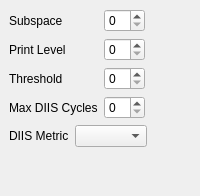
       <widget class="QWidget" name="AdvancedDIIS" >
        <layout class="QVBoxLayout" >
         <property name="margin" >
          <number>9</number>
         </property>
         <property name="spacing" >
          <number>6</number>
         </property>
         <item>
          <layout class="QGridLayout" >
           <property name="margin" >
            <number>0</number>
           </property>
           <property name="spacing" >
            <number>6</number>
           </property>
           <item row="2" column="1" >
            <widget class="QSpinBox" name="diis_switch_thresh" />
           </item>
           <item row="1" column="1" >
            <widget class="QSpinBox" name="diis_print" />
           </item>
           <item row="1" column="0" >
            <widget class="QLabel" name="label_35" >
             <property name="text" >
              <string>Print Level</string>
             </property>
            </widget>
           </item>
           <item row="2" column="0" >
            <widget class="QLabel" name="label_36" >
             <property name="text" >
              <string>Threshold</string>
             </property>
            </widget>
           </item>
           <item row="3" column="1" >
            <widget class="QSpinBox" name="diis_max_cycles" />
           </item>
           <item row="0" column="0" >
            <widget class="QLabel" name="label_34" >
             <property name="text" >
              <string>Subspace</string>
             </property>
            </widget>
           </item>
           <item row="3" column="0" >
            <widget class="QLabel" name="label_41" >
             <property name="text" >
              <string>Max DIIS Cycles</string>
             </property>
            </widget>
           </item>
           <item row="0" column="1" >
            <widget class="QSpinBox" name="diis_subspace_size" />
           </item>
           <item row="0" column="2" >
            <spacer>
             <property name="orientation" >
              <enum>Qt::Horizontal</enum>
             </property>
             <property name="sizeHint" >
              <size>
               <width>40</width>
               <height>20</height>
              </size>
             </property>
            </spacer>
           </item>
          </layout>
         </item>
         <item>
          <layout class="QHBoxLayout" >
           <property name="margin" >
            <number>0</number>
           </property>
           <property name="spacing" >
            <number>6</number>
           </property>
           <item>
            <widget class="QLabel" name="label_94" >
             <property name="text" >
              <string>DIIS Metric</string>
             </property>
            </widget>
           </item>
           <item>
            <widget class="QComboBox" name="diis_error_metric" />
           </item>
           <item>
            <spacer>
             <property name="orientation" >
              <enum>Qt::Horizontal</enum>
             </property>
             <property name="sizeHint" >
              <size>
               <width>40</width>
               <height>20</height>
              </size>
             </property>
            </spacer>
           </item>
          </layout>
         </item>
         <item>
          <spacer>
           <property name="orientation" >
            <enum>Qt::Vertical</enum>
           </property>
           <property name="sizeHint" >
            <size>
             <width>20</width>
             <height>40</height>
            </size>
           </property>
          </spacer>
         </item>
        </layout>
       </widget>
